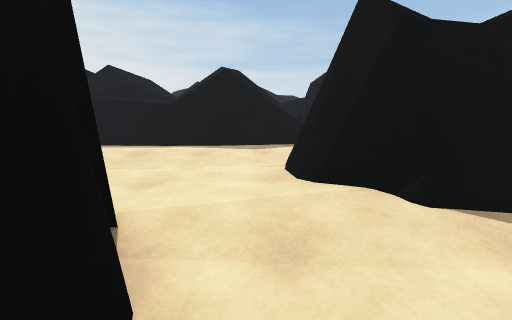
view 1 (above)

24 first-person views from a walk through a 3-D level made in the Unity game engine. The camera is 1.3 m above the floor, tilts 10° down and sees 90° across. The floor is counted in squares, 1 m on a side. Each view is taken from the middle of a square. On the plan, view 1 faces up. The plan holds only what a view shows up to about 13 squares ahead; the rest is blank. The place goes on beyond the plan.

view 2
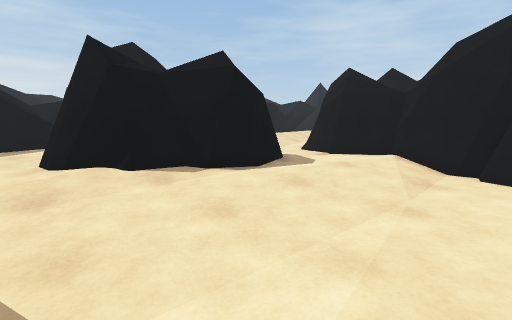

view 3
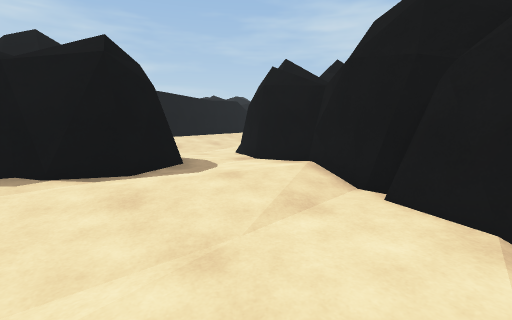

view 4
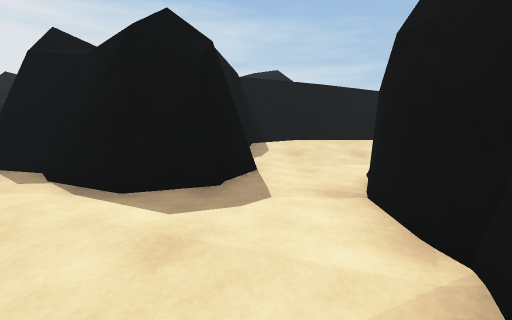

view 5
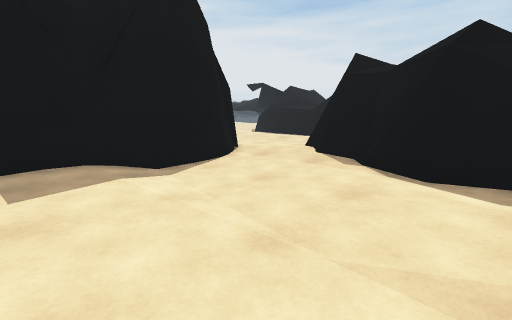

view 6
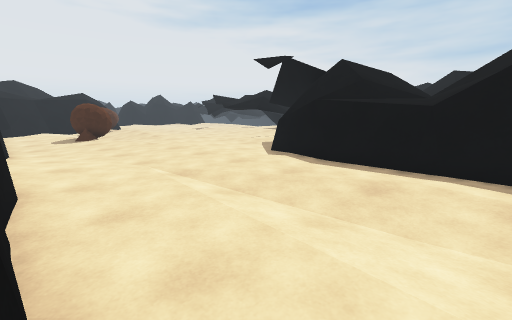

view 7
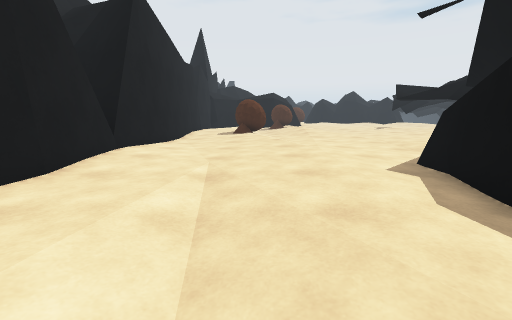

view 8
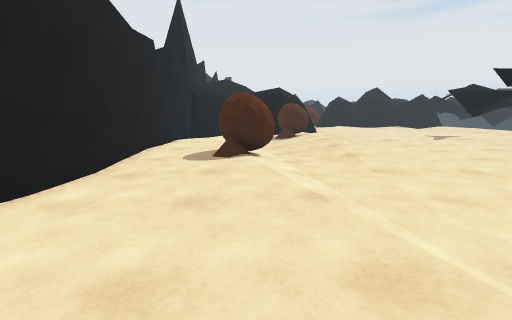

view 9
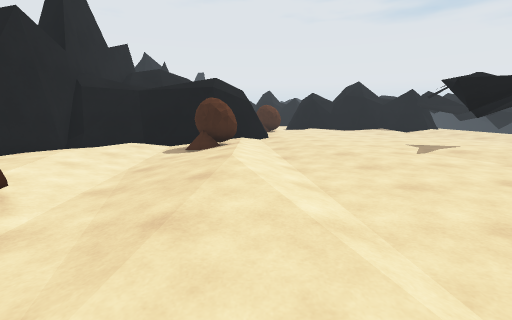

view 10
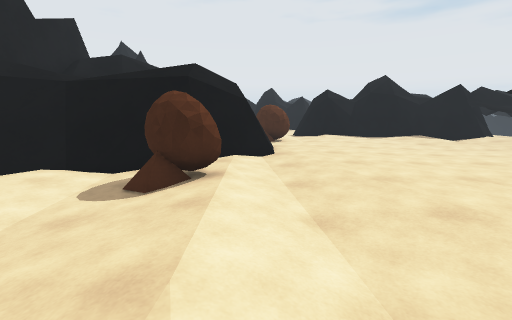

view 11
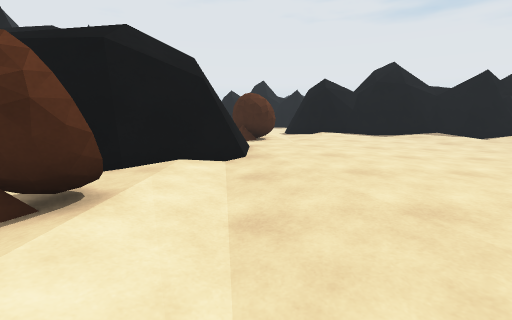

view 12
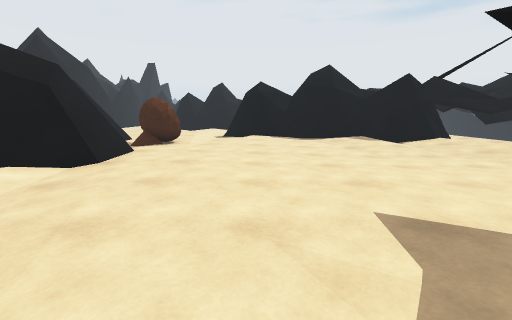

view 13
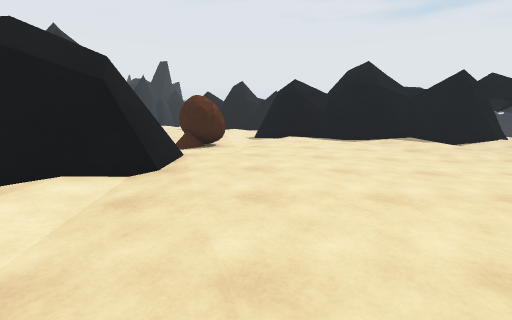

view 14
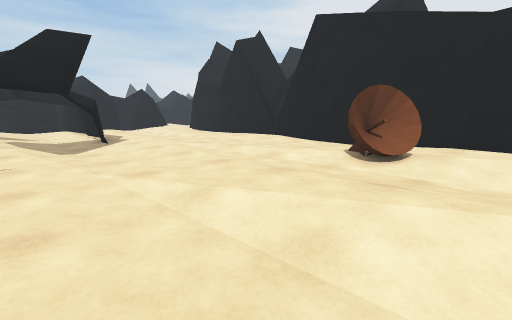

view 15
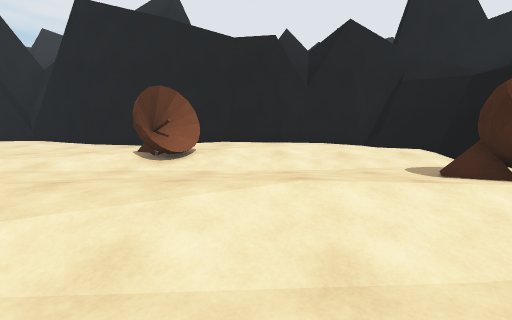

view 16
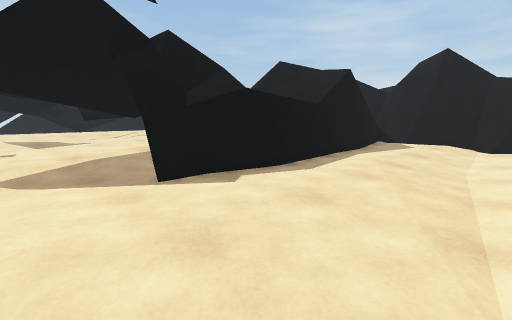

view 17
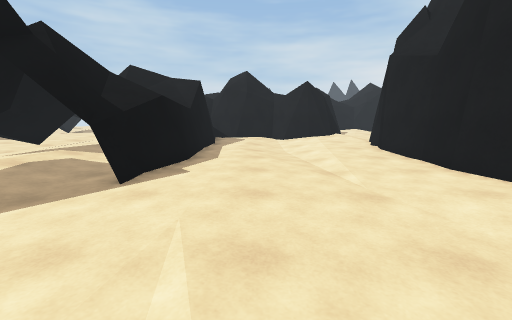

view 18
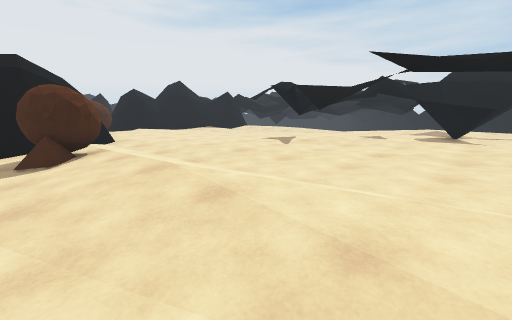

view 19
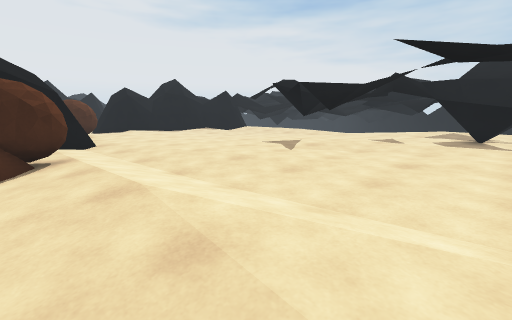

view 20
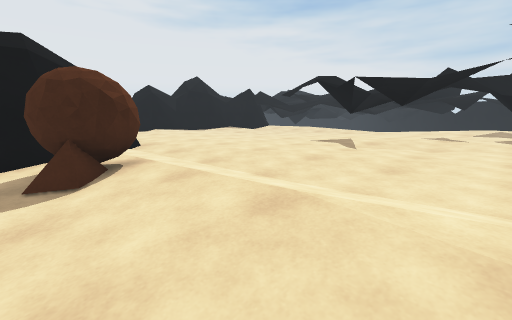

view 21
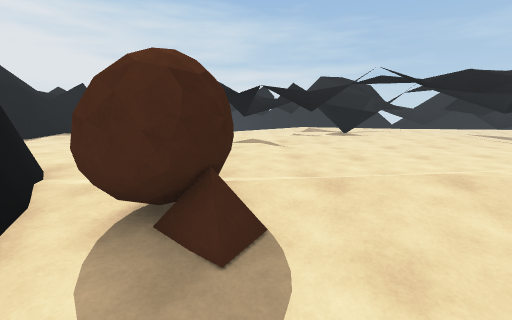

view 22
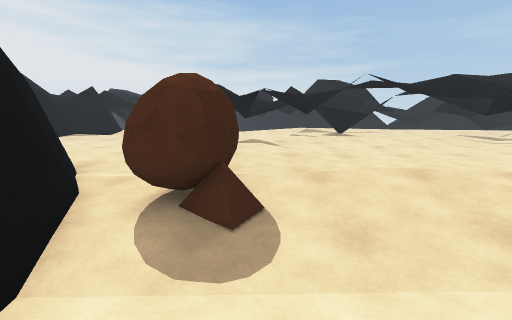

view 23
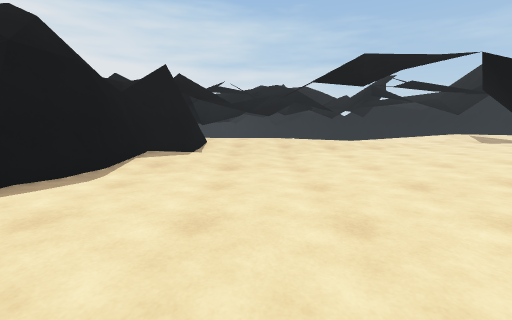

view 24
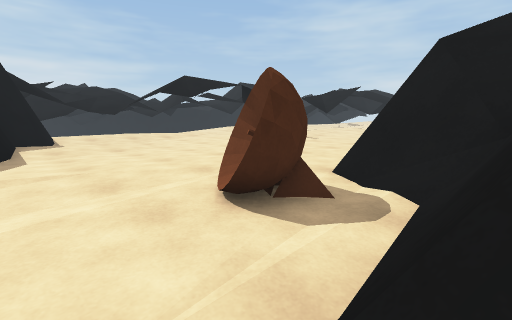

### Floor plan
Key: @ floor where view 1 was taken; # wall or solid block; x gap in a wall; . main floor; : floor 0.25 m higher than the main floor; - floor 0.25 m lower than the main floor; / step, stairs or slope; = window, fence, low wall or low ledge; ^ raised ledge; T thing the floor can be seen under or through; O other object.
Columns run from 37 left of view 1 to 9 right of it. Each row starts with its distance up from view 1.
 29  ^
 28  ##
 27  #
 26  #..^^:
 25  #:^^^:: :......  ##^
 24  #::^^/.........:# ^^     ##
 23 ##..^............##^      ..
 22 ##:...........::. ##      ...
 21 #::.........^::           ...
 20 #..........#^^   ::       ...
 19 #..........::::.:::::::#  ..
 18 ............::....::::::# ...
 17 :...........:.  ..:::::#^  :##  ^^
 16 ::::...................   ^:######
 15 :::::...::.............   ^^###::#
 14 ..::::::::............. ::::##:::^:   ^^
 13 :::O::::::............. :::::......  .x^
 12 :::O:::.........////:............... .^^
 11 ::OOx###/.../////:::::.......TT.....  ^##
 10 :::::####::O::::::::::........TTTTTT##=##   ###
  9 .#####  ##OOO/////......:::::::::::::::#    #
  8          ##O.../....../::::::::......::#   ##
  7          #=..--////O::::...............#   #/::
  6          ##..////:OO::................##    .//
  5          ##:::::::::............::::::##    ...
  4           ##.:::::.........:.....:::::###  #/..
  3           #########################::::#####/..
  2                                   ###::::###..#
  1                                     #....::::.#
  0                                     #@....::::#
 -1                                    ##......::/#
 -2                                    #/........##
 -3                                    ##::...../#
 -4                                     #:::....##

Positions as (right, up) in squares from view 1, and headings:
1: (0, 0), facing up
2: (0, -3), facing up-right
3: (3, -4), facing up-right
4: (7, -2), facing up
5: (6, -4), facing up-left
6: (-2, 3), facing up-left
7: (-3, 7), facing left
8: (-10, 7), facing left
9: (-15, 11), facing left
10: (-20, 11), facing left
11: (-23, 12), facing left
12: (-23, 16), facing left
13: (-24, 14), facing left
14: (-21, 14), facing down-right
15: (-21, 14), facing down
16: (-11, 6), facing up-right
17: (-14, 8), facing right
18: (-17, 8), facing up-left
19: (-18, 9), facing up-left
20: (-20, 8), facing up-left
21: (-25, 6), facing up
22: (-25, 5), facing up
23: (-33, 13), facing up
24: (-37, 9), facing up-right
